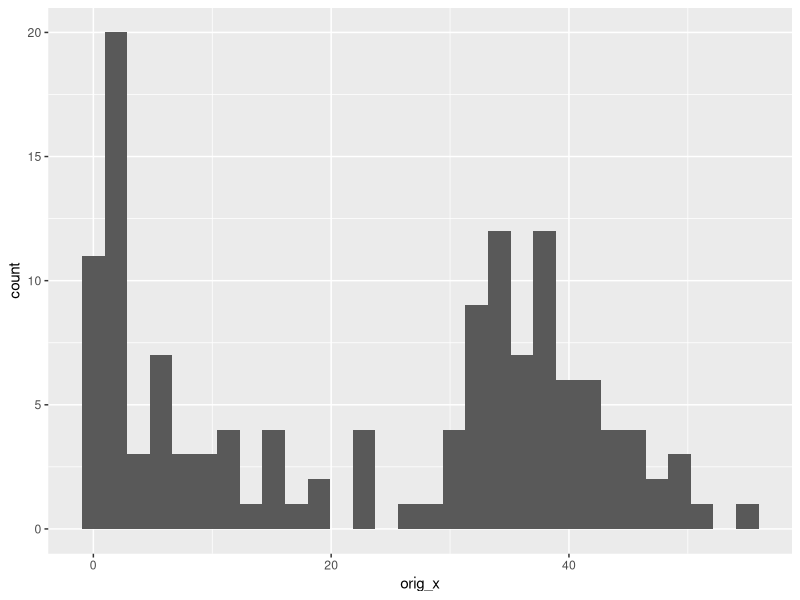
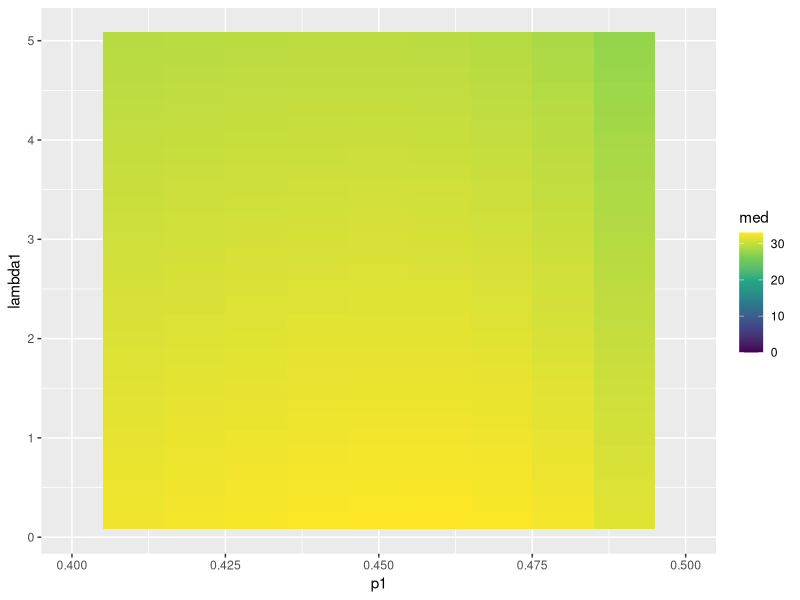
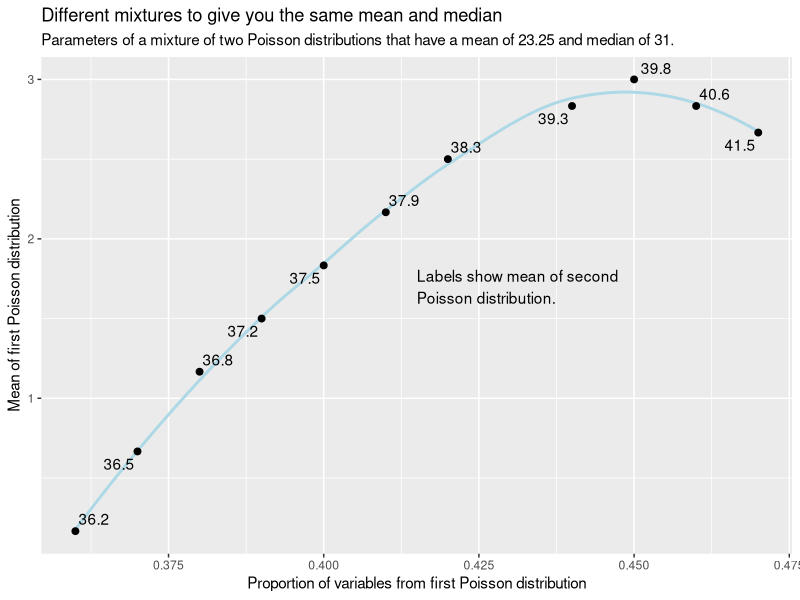
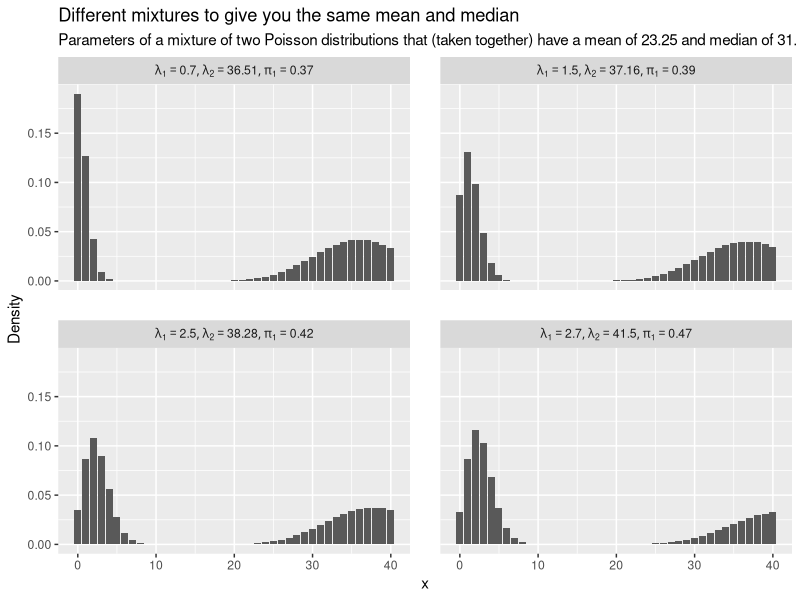

Write the R code that produced these figures, in order.
library(tidyverse)
library(scales)
library(ggrepel)
library(glue)

orig_d <- tibble(freq= c(11,18,2,2,1,5,2,3,0,1,2,1,3,1,0,3,1,1,0,2,0,0,1,
                    3,0,0,1,0,0,1,2,2,2,7,8,4,7,6,6,3,3,6,0,2,2,1,3,
                    0,2,3,0,0,1,0,0,1)) %>%
  mutate(delay = 1:n() - 1) %>%
  mutate(cumulative_freq = cumsum(freq),
         quantile = cumulative_freq / sum(freq))

orig_x <- with(orig_d, rep(delay, freq))
mean(orig_x)
median(orig_x)

ggplot(data.frame(orig_x), aes(x = orig_x)) +
  geom_histogram()

# mu = p.lambda1 + (1-p).lambda2
# lambda2 = (mu - p.lambda1) / (1-p)


#' Density of a mixture of two Poisson distributions
#' 
#' @param x vector of non-negative integers
#' @param lambda1 mean of first Poisson distribution
#' @param lambda2 mean of second Poisson distribution
#' @param p1 proportion of values that come from the first distribution
dpois2 <- function(x, lambda1, lambda2, p1){
  d <- dpois(x, lambda1) * p1 +
    dpois(x, lambda2) * (1 - p1)
  return(d)
}


#' Approximate the median of a mixture of two Poisson distributions
#' 
#' @param lambda1 mean of first Poisson distribution
#' @param lambda2 mean of second Poisson distribution
#' @param p1 proportion of values that come from the first distribution
#' @param maxx highest value data to take into account
median_pois2 <- function(lambda1, lambda2, p1, maxx = 1000){
  df <- data.frame(x = 0:maxx) 
  df$dens <- dpois2(df$x, lambda1, lambda2, p1)
  df$F <- cumsum(df$dens)
  which_row <- which(abs(df$F - 0.5) == min(abs(df$F - 0.5)))[1]
  if(which_row == 1){
    med <- df[1, ]$x
  } else {
    m <- lm(x ~ F, data = df[(which_row - 1):(which_row + 1), ])
    med <- as.numeric(predict(m, newdata = data.frame(F = 0.5)))
  }
  return(med)
}

trial_grid <- expand.grid(p1 = 0:100 / 100,
                          lambda1 = 1:30 / 6) %>%
  as_tibble() %>%
  mutate(lambda2 = (23.25 - p1 * lambda1) / (1 - p1)) %>%
  mutate(med = Vectorize(median_pois2)(lambda1, lambda2, p1))

trial_grid %>%
  arrange(abs(med - 31))

trial_grid %>%
  ggplot(aes(x = p1, y = lambda1, fill = med)) +
  geom_tile() +
  scale_x_continuous(limits = c(0.4, 0.5)) +
  scale_fill_viridis_c()



trial_grid %>%
  filter(round(med, 1) == 31.0) %>%
  ggplot(aes(x = p1, y = lambda1)) +
  geom_smooth(se = FALSE, colour = "lightblue") +
  geom_point(size =2) +
  geom_text_repel(aes(label = round(lambda2, 1))) +
  labs(x = "Proportion of variables from first Poisson distribution",
       y = "Mean of first Poisson distribution",
       title = "Different mixtures to give you the same mean and median",
       subtitle = "Parameters of a mixture of two Poisson distributions that have a mean of 23.25 and median of 31.") +
  annotate("text", x = 0.415, y = 1.7, label = "Labels show mean of second\nPoisson distribution.", hjust = 0)

top_four_params <- trial_grid %>%
  arrange(abs(med - 31)) %>%
  slice(1:4)

dens_results <- list()
x <- 0:40

for(i in 1:nrow(top_four_params)){
  d <- top_four_params[i, ]
  dens_results[[i]] <- with(d, 
                            data.frame(x = x,
                              dens = dpois2(0:40, lambda1, lambda2, p1),
                              lambda1 = lambda1,
                              lambda2 = lambda2,
                              p1 = p1,
                              parameter_set = i))
}

# Not sure why I have to define my own labeller function, but I can't see
# otherwise how I pass multi_line through to label_parsed in facet_wrap() !
lp <- function(labels, multi_line = FALSE){
  label_parsed(labels, multi_line = multi_line)
}

bind_rows(dens_results) %>%
  as_tibble() %>%
  mutate(par_lab1 = glue("lambda[1]=={round(lambda1, 1)}"),
         par_lab2 = glue("lambda[2]=={round(lambda2, 2)}"),
         par_lab3 = glue("pi[1]=={p1}")) %>%
  ggplot(aes(x = x, y = dens)) +
  facet_wrap(~par_lab1 + par_lab2 + par_lab3, labeller = lp) +
  geom_col() +
  theme(panel.spacing = unit(1.5, "lines")) +
  labs(x = "x", 
       y = "Density",
       title = "Different mixtures to give you the same mean and median",
       subtitle = "Parameters of a mixture of two Poisson distributions that (taken together) have a mean of 23.25 and median of 31.") 
